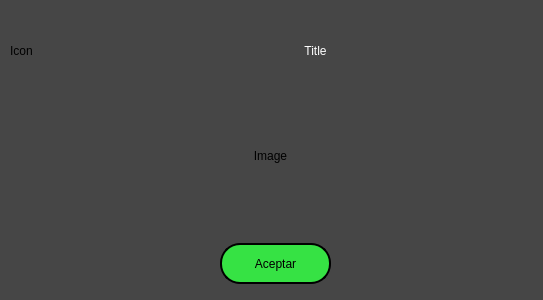
<?xml version="1.0" encoding="UTF-8"?>
<ui version="4.0">
 <class>Form</class>
 <widget class="QWidget" name="Form">
  <property name="geometry">
   <rect>
    <x>0</x>
    <y>0</y>
    <width>543</width>
    <height>300</height>
   </rect>
  </property>
  <property name="windowTitle">
   <string>Form</string>
  </property>
  <property name="styleSheet">
   <string notr="true">background-color: #464646;</string>
  </property>
  <widget class="QLabel" name="lbl_message">
   <property name="geometry">
    <rect>
     <x>100</x>
     <y>20</y>
     <width>431</width>
     <height>61</height>
    </rect>
   </property>
   <property name="styleSheet">
    <string notr="true">color: rgb(255, 255, 255);</string>
   </property>
   <property name="text">
    <string>Title</string>
   </property>
   <property name="alignment">
    <set>Qt::AlignCenter</set>
   </property>
  </widget>
  <widget class="QLabel" name="lbl_img">
   <property name="geometry">
    <rect>
     <x>100</x>
     <y>90</y>
     <width>341</width>
     <height>131</height>
    </rect>
   </property>
   <property name="text">
    <string>Image</string>
   </property>
   <property name="scaledContents">
    <bool>true</bool>
   </property>
   <property name="alignment">
    <set>Qt::AlignCenter</set>
   </property>
  </widget>
  <widget class="QPushButton" name="btn_ok">
   <property name="geometry">
    <rect>
     <x>220</x>
     <y>243</y>
     <width>111</width>
     <height>41</height>
    </rect>
   </property>
   <property name="styleSheet">
    <string notr="true">background-color: rgb(54, 226, 68);
border: 2px solid black;
border-radius: 20px;</string>
   </property>
   <property name="text">
    <string>Aceptar</string>
   </property>
  </widget>
  <widget class="QLabel" name="lbl_icon">
   <property name="geometry">
    <rect>
     <x>10</x>
     <y>20</y>
     <width>81</width>
     <height>61</height>
    </rect>
   </property>
   <property name="text">
    <string>Icon</string>
   </property>
  </widget>
 </widget>
 <resources/>
 <connections/>
</ui>
